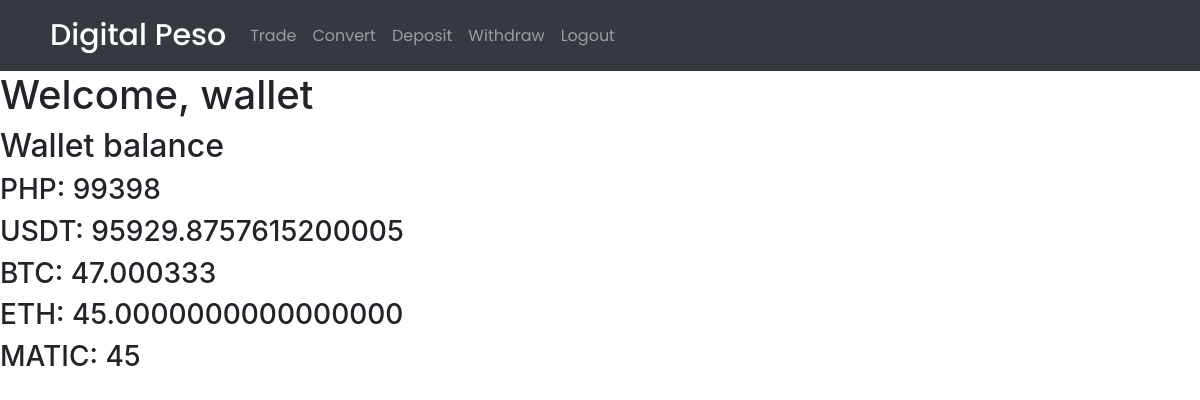
Screenshot of /home.php (signed in) with the database file from the repository.
### tables this page shows
CREATE TABLE `usertable` (
  `id` int(11) NOT NULL,
  `name` varchar(255) NOT NULL,
  `email` varchar(255) NOT NULL,
  `password` varchar(255) NOT NULL,
  `code` mediumint(50) NOT NULL,
  `status` text NOT NULL,
  `bal_php` varchar(50) NOT NULL,
  `bal_usd` varchar(50) NOT NULL,
  `bal_btc` varchar(50) NOT NULL,
  `bal_eth` varchar(50) NOT NULL,
  `bal_matic` varchar(50) NOT NULL
);

### home.php (the view, shortened to what this page needs)
<?php require_once "controllerUserData.php"; ?>
<?php
$email = $_SESSION['email'];
$password = $_SESSION['password'];
if($email != false && $password != false){
    $sql = "SELECT * FROM usertable WHERE email = '$email'";
    $run_Sql = mysqli_query($con, $sql);
    if($run_Sql){
        $fetch_info = mysqli_fetch_assoc($run_Sql);
    }
}else{
    header('Location: login-user.php');
}
?>
<!DOCTYPE html>
<html lang="en">
<head>
    <link rel="stylesheet" href="https://stackpath.bootstrapcdn.com/bootstrap/4.5.2/css/bootstrap.min.css">
</head>
<body>
    <nav class="navbar navbar-expand-lg navbar-dark bg-dark">
        <a class="navbar-brand" href="home.php">Digital Peso</a>
        <div class="collapse navbar-collapse" id="navbarNav">
            <ul class="navbar-nav">
                <li class="nav-item">
                    <a class="nav-link" href="trade.php">Trade</a>
                </li>
                <li class="nav-item">
                    <a class="nav-link" href="convert.php">Convert</a>
                </li>
                <li class="nav-item">
                    <a class="nav-link" href="deposit.php">Deposit</a>
                </li>
                <li class="nav-item">
                    <a class="nav-link" href="withdraw.php">Withdraw</a>
                </li>
                <li class="nav-item">
                    <a class="nav-link" href="logout-user.php">Logout</a>
                </li>
            </ul>
        </div>
    </nav>
    <h1>Welcome, <?php echo $fetch_info['name'] ?></h1>
    <h2>Wallet balance</h2>
    <h3>PHP: <?php echo $fetch_info['bal_php'] ?> </h3>
    <h3>USDT: <?php echo $fetch_info['bal_usd'] ?> </h3>
    <h3>BTC: <?php echo $fetch_info['bal_btc'] ?> </h3>
    <h3>ETH: <?php echo $fetch_info['bal_eth'] ?> </h3>
    <h3>MATIC: <?php echo $fetch_info['bal_matic'] ?> </h3>
</body>
</html>

### home.php (style rules this page uses)
nav { padding-left: 50px!important; padding-right: 100px!important; background: #6665ee; font-family: 'Poppins', sans-serif; }
nav a.navbar-brand { color: #fff; font-size: 30px!important; font-weight: 500; }
body { background: url('https://source.unsplash.com/twukN12EN7c/1920x1080') no-repeat center center fixed; -webkit-background-size: cover; -moz-background-size: cover; background-size: cover; -o-background-size: cover; }

### rows the page displays
usertable: name "wallet", bal_php "99398", bal_usd "95929.8757615200005", bal_btc "47.000333", bal_eth "45.0000000000000000", bal_matic "45"
